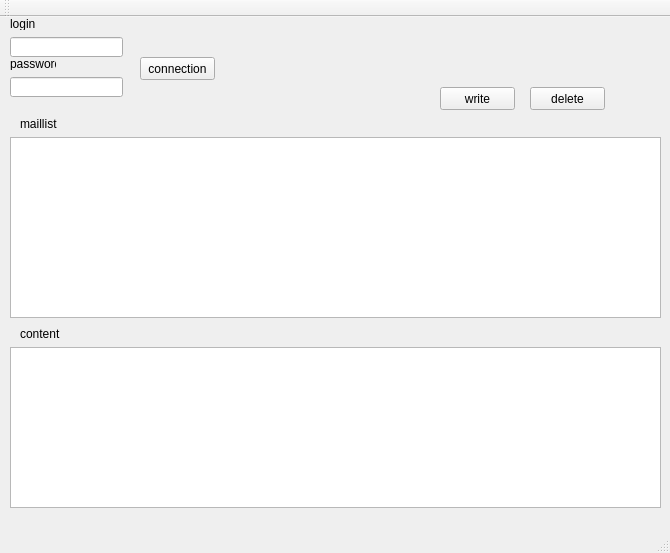
<?xml version="1.0" encoding="UTF-8"?>
<ui version="4.0">
 <class>MainWindow</class>
 <widget class="QMainWindow" name="MainWindow">
  <property name="geometry">
   <rect>
    <x>0</x>
    <y>0</y>
    <width>670</width>
    <height>553</height>
   </rect>
  </property>
  <property name="windowTitle">
   <string>MainWindow</string>
  </property>
  <widget class="QWidget" name="centralWidget">
   <widget class="QPushButton" name="connection">
    <property name="geometry">
     <rect>
      <x>140</x>
      <y>40</y>
      <width>75</width>
      <height>23</height>
     </rect>
    </property>
    <property name="text">
     <string>connection</string>
    </property>
   </widget>
   <widget class="QLineEdit" name="login">
    <property name="geometry">
     <rect>
      <x>10</x>
      <y>20</y>
      <width>113</width>
      <height>20</height>
     </rect>
    </property>
   </widget>
   <widget class="QLineEdit" name="password">
    <property name="geometry">
     <rect>
      <x>10</x>
      <y>60</y>
      <width>113</width>
      <height>20</height>
     </rect>
    </property>
   </widget>
   <widget class="QPushButton" name="write">
    <property name="geometry">
     <rect>
      <x>440</x>
      <y>70</y>
      <width>75</width>
      <height>23</height>
     </rect>
    </property>
    <property name="text">
     <string>write</string>
    </property>
   </widget>
   <widget class="QPushButton" name="delete_2">
    <property name="geometry">
     <rect>
      <x>530</x>
      <y>70</y>
      <width>75</width>
      <height>23</height>
     </rect>
    </property>
    <property name="text">
     <string>delete</string>
    </property>
   </widget>
   <widget class="QPlainTextEdit" name="content">
    <property name="geometry">
     <rect>
      <x>10</x>
      <y>330</y>
      <width>651</width>
      <height>161</height>
     </rect>
    </property>
   </widget>
   <widget class="QListWidget" name="maillist">
    <property name="geometry">
     <rect>
      <x>10</x>
      <y>120</y>
      <width>651</width>
      <height>181</height>
     </rect>
    </property>
   </widget>
   <widget class="QLabel" name="labelLogin">
    <property name="geometry">
     <rect>
      <x>10</x>
      <y>0</y>
      <width>46</width>
      <height>13</height>
     </rect>
    </property>
    <property name="text">
     <string>login</string>
    </property>
   </widget>
   <widget class="QLabel" name="labelPassword">
    <property name="geometry">
     <rect>
      <x>10</x>
      <y>40</y>
      <width>46</width>
      <height>13</height>
     </rect>
    </property>
    <property name="text">
     <string>password</string>
    </property>
   </widget>
   <widget class="QLabel" name="labelMaillist">
    <property name="geometry">
     <rect>
      <x>20</x>
      <y>100</y>
      <width>46</width>
      <height>13</height>
     </rect>
    </property>
    <property name="text">
     <string>maillist</string>
    </property>
   </widget>
   <widget class="QLabel" name="labelContent">
    <property name="geometry">
     <rect>
      <x>20</x>
      <y>310</y>
      <width>46</width>
      <height>13</height>
     </rect>
    </property>
    <property name="text">
     <string>content</string>
    </property>
   </widget>
  </widget>
  <widget class="QMenuBar" name="menuBar">
   <property name="geometry">
    <rect>
     <x>0</x>
     <y>0</y>
     <width>670</width>
     <height>21</height>
    </rect>
   </property>
  </widget>
  <widget class="QToolBar" name="mainToolBar">
   <attribute name="toolBarArea">
    <enum>TopToolBarArea</enum>
   </attribute>
   <attribute name="toolBarBreak">
    <bool>false</bool>
   </attribute>
  </widget>
  <widget class="QStatusBar" name="statusBar"/>
 </widget>
 <layoutdefault spacing="6" margin="11"/>
 <resources/>
 <connections/>
</ui>
